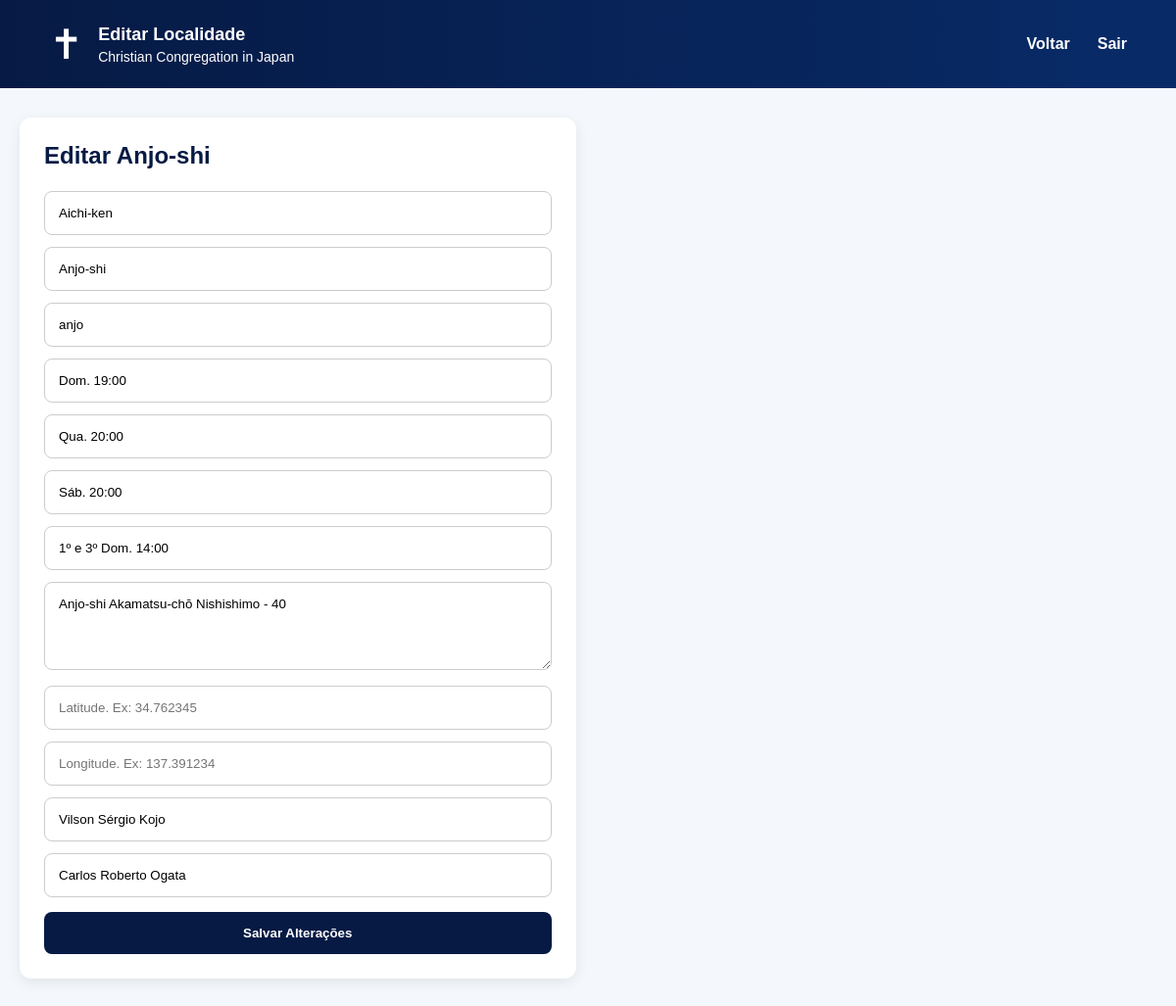
The app's page /editar-localidade/1 (signed in) with its own data.
### tables this page shows
CREATE TABLE igrejas (
            id INTEGER PRIMARY KEY AUTOINCREMENT,
            estado TEXT NOT NULL,
            cidade TEXT NOT NULL,
            slug TEXT NOT NULL UNIQUE,
            culto_domingo TEXT,
            culto_semana TEXT,
            culto_sabado TEXT,
            rjm TEXT,
            endereco TEXT,
            cooperador TEXT,
            jovens TEXT
        , latitude TEXT, longitude TEXT);

### app.py (the view, shortened to what this page needs)
@app.route("/editar-localidade/<int:id>", methods=["GET", "POST"])
def editar_localidade(id):
    if not session.get("admin"):
        return redirect(url_for("login"))
    conn = conectar()
    igreja = conn.execute(
        "SELECT * FROM igrejas WHERE id = ?",
        (id,)
    ).fetchone()
    if not igreja:
        conn.close()
        return redirect(url_for("admin_localidades"))
    conn.close()
    return render_template(
        "editar_localidade.html",
        igreja=igreja
    )

### app.py (called while the page is built)
def conectar():
    conn = sqlite3.connect("avisos.db")
    conn.row_factory = sqlite3.Row
    return conn

### templates/editar_localidade.html (shortened to what this page needs)
<!DOCTYPE html>
<html lang="pt-br">
<head>
    <link rel="stylesheet" href="{{ url_for('static', filename='css/style.css') }}">
</head>
<body>
<header class="topo">
    <div class="logo">
        <div class="icone">✝</div>
        <div>
            <h1>Editar Localidade</h1>
            <p>Christian Congregation in Japan</p>
        </div>
    </div>
    <nav>
        <a href="{{ url_for('admin_localidades') }}">Voltar</a>
        <a href="{{ url_for('sair') }}">Sair</a>
    </nav>
</header>
<main class="admin-container">
    <section class="form-card">
        <h2>Editar {{ igreja["cidade"] }}</h2>
        <form method="POST">
            <input
                type="text"
                name="estado"
                value="{{ igreja['estado'] }}"
                placeholder="Estado / Província"
                required
            >
            <input
                type="text"
                name="cidade"
                value="{{ igreja['cidade'] }}"
                placeholder="Cidade"
                required
            >
            <input
                type="text"
                name="slug"
                value="{{ igreja['slug'] }}"
                placeholder="Slug"
                required
            >
            <input
                type="text"
                name="culto_domingo"
                value="{{ igreja['culto_domingo'] or '' }}"
                placeholder="Culto domingo"
            >
            <input
                type="text"
                name="culto_semana"
                value="{{ igreja['culto_semana'] or '' }}"
                placeholder="Culto semana"
            >
            <input
                type="text"
                name="culto_sabado"
                value="{{ igreja['culto_sabado'] or '' }}"
                placeholder="Culto sábado"
            >
            <input
                type="text"
                name="rjm"
                value="{{ igreja['rjm'] or '' }}"
                placeholder="RJM"
            >
            <textarea
                name="endereco"
                rows="4"
                placeholder="Endereço"
            >{{ igreja['endereco'] or '' }}</textarea>
            <input
                type="number"
                step="any"
                name="latitude"
                value="{{ igreja['latitude'] or '' }}"
                placeholder="Latitude. Ex: 34.762345"
            >
            <input
                type="number"
                step="any"
                name="longitude"
                value="{{ igreja['longitude'] or '' }}"
                placeholder="Longitude. Ex: 137.391234"
            >
            <input
                type="text"
                name="cooperador"
                value="{{ igreja['cooperador'] or '' }}"
                placeholder="Cooperador"
            >
            <input
                type="text"
                name="jovens"
                value="{{ igreja['jovens'] or '' }}"
                placeholder="Cooperador de Jovens e Menores"
            >
            <button type="submit">Salvar Alterações</button>
        </form>
    </section>
</main>
</body>
</html>

### static/css/style.css (style rules this page uses)
* { margin: 0; padding: 0; box-sizing: border-box; }
html { scroll-behavior: smooth; }
body { font-family: Arial, Helvetica, sans-serif; background: #f4f7fb; color: #061a44; }
.topo { background: linear-gradient(90deg, #061a44, #082b68); color: white; min-height: 90px; padding: 0 50px; display: flex; justify-content: space-between; align-items: center; }
.logo { display: flex; align-items: center; gap: 15px; }
.icone { font-size: 42px; }
.logo h1 { font-size: 18px; font-weight: 800; }
.logo p { font-size: 14px; margin-top: 4px; }
nav { display: flex; align-items: center; gap: 28px; }
nav a { color: white; text-decoration: none; font-weight: 600; }
.admin-container { max-width: 1200px; margin: 30px auto; padding: 0 20px; display: grid; grid-template-columns: 1fr 1fr; gap: 25px; }
.form-card { background: white; padding: 25px; border-radius: 12px; box-shadow: 0 4px 14px rgba(0, 0, 0, 0.08); }
.form-card h2 { margin-bottom: 10px; }
.form-card input, .form-card select, .form-card textarea { width: 100%; padding: 14px; margin-top: 12px; border: 1px solid #ccc; border-radius: 8px; font-family: Arial, Helvetica, sans-serif; }
.form-card textarea { resize: vertical; }
.form-card button { width: 100%; margin-top: 15px; padding: 14px; background: #061a44; color: white; border: none; border-radius: 8px; cursor: pointer; font-weight: bold; }

### records on screen
igrejas: cidade "Anjo-shi", estado "Aichi-ken", slug "anjo", culto_domingo "Dom. 19:00", culto_semana "Qua. 20:00", culto_sabado "Sáb. 20:00", rjm "1º e 3º Dom. 14:00", endereco "Anjo-shi Akamatsu-chō Nishishimo - 40", cooperador "Vilson Sérgio Kojo", jovens "Carlos Roberto Ogata"
